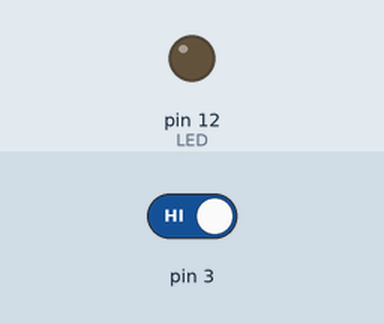
A sketch run on a simulated Arduino Uno, built with avr-gcc and run on an emulated ATmega328P. Shown: output pins drawn as LEDs (lit = HIGH). Inputs (shaded band) come from the test bench; at power-on: pin 3 HIGH.

Above: at 1.2 s.
1.3 s: pin 3 driven LOW
At 2.5 s:
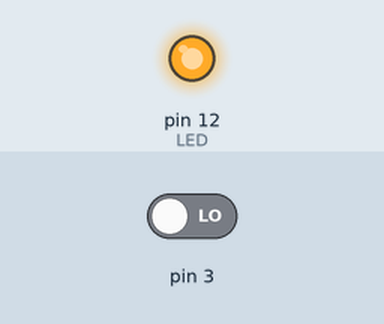
2.8 s: pin 3 driven HIGH
At 3.8 s:
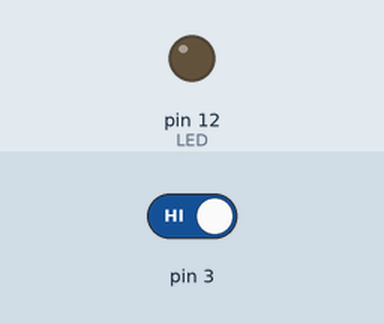
Timing chart, 0 to 5.8 s (numbered marks = the images above; inputs shaded):
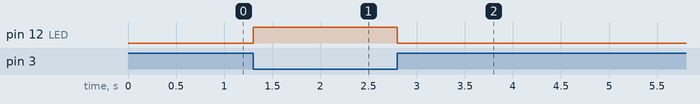

Measured:
- after the input at 1.3 s, pin 12 (LED): LOW → HIGH at once
- after the input at 2.8 s, pin 12 (LED): HIGH → LOW at once

The sketch:

ledblink.ino
```cpp
void setup() {
  // put your setup code here, to run once:
pinMode(3,INPUT);
pinMode(12,OUTPUT);//LED
}

void loop() {
  // put your main code here, to run repeatedly:
if(digitalRead(3)==LOW){
  digitalWrite(12,HIGH);
}
else{
  digitalWrite(12,LOW);
}
}
```
